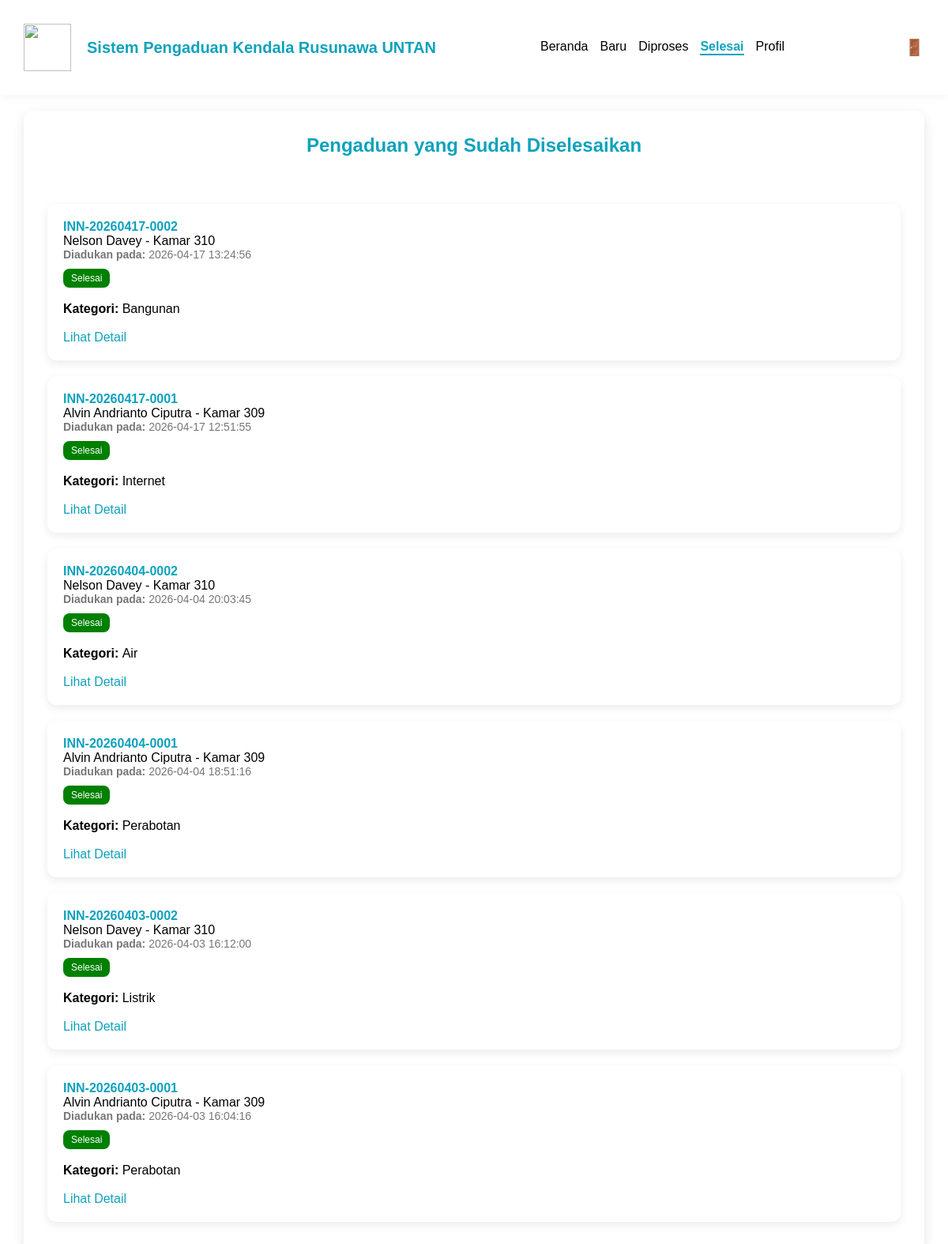
The app's page /teknisi/selesai.php (signed in) with its own data.
### tables this page shows
CREATE TABLE `pengaduan` (
  `id_pengaduan` int(11) NOT NULL,
  `nomor_tiket` varchar(30) NOT NULL,
  `id_penghuni` int(11) NOT NULL,
  `id_teknisi` int(11) DEFAULT NULL,
  `kategori` enum('Internet','Listrik','Air','Bangunan','Perabotan','Elektronik','Lainnya') DEFAULT NULL,
  `deskripsi` text NOT NULL,
  `status` enum('Menunggu','Diproses','Selesai') DEFAULT NULL,
  `bukti_foto` varchar(255) DEFAULT NULL,
  `bukti_penyelesaian` varchar(255) DEFAULT NULL,
  `created_at` datetime DEFAULT current_timestamp(),
  `updated_at` datetime DEFAULT NULL ON UPDATE current_timestamp(),
  `penanganan_dini` text DEFAULT NULL,
  `komentar_penyelesaian` text DEFAULT NULL
);

CREATE TABLE `penghuni` (
  `id_penghuni` int(11) NOT NULL,
  `nama_penghuni` varchar(100) NOT NULL,
  `email_student` varchar(50) NOT NULL,
  `password` varchar(255) DEFAULT NULL,
  `kamar` varchar(10) NOT NULL,
  `jenis_hunian` enum('Rusunawa Putri','Rusunawa Putra','Rusun INN') NOT NULL,
  `nomor_hp` varchar(15) NOT NULL,
  `created_at` datetime DEFAULT current_timestamp()
);

### teknisi/selesai.php (the view, shortened to what this page needs)
<?php
$page = 'selesai';
include '../config/koneksi.php';
include '../shared/navbar.php';
$id = $_SESSION['id'];
$departemen = $_SESSION['departemen_gedung'];
$status = 'Selesai';
$stmt = mysqli_prepare($koneksi, "
    SELECT p.*, ph.nama_penghuni, ph.kamar
    FROM pengaduan p
    JOIN penghuni ph ON p.id_penghuni = ph.id_penghuni
    WHERE p.status = ?
    AND p.id_teknisi = ?
    ORDER BY p.created_at DESC
");
mysqli_stmt_bind_param($stmt, "si", $status, $id);
mysqli_stmt_execute($stmt);
$query = mysqli_stmt_get_result($stmt);
?>
<!DOCTYPE html>
<html>
<head>
</head>
<body>
    <div class="konten">
        <h2 id="judul-h2">Pengaduan yang Sudah Diselesaikan</h2>
        <?php if (mysqli_num_rows($query) > 0): ?>
            <?php while ($row = mysqli_fetch_assoc($query)): ?>
                <div class="card-forum">
                    <div class="card-header">
                        <div class="ticket">
                            <?= $row['nomor_tiket'] ?>
                        </div>
                        <div>
                            <?= $row['nama_penghuni'] ?> - Kamar
                            <?= $row['kamar'] ?>
                        </div>
                        <div class="meta">
                            <strong>Diadukan pada: </strong>
                            <?= $row['created_at'] ?>
                        </div>
                    </div>
                    <div>
                        <?php
                        $status_class = '';
                        if ($row['status'] == 'Menunggu')
                            $status_class = 'menunggu';
                        elseif ($row['status'] == 'Diproses')
                            $status_class = 'diproses';
                        else
                            $status_class = 'selesai';
                        ?>
                        <span class="status <?= $status_class ?>">
                            <?= $row['status'] ?>
                        </span>
                    </div>
                    <br>
                    <span>
                        <strong>Kategori: </strong><?= $row['kategori'] ?>
                    </span><br><br>
                    <a href="../shared/detail_pengaduan.php?id=<?= $row['id_pengaduan']?>&page=<?= $page ?>">
                        Lihat Detail
                    </a>
                </div>
            <?php endwhile; ?>
        <?php else: ?>
            <p>Anda belum menyelesaikan pengaduan di <?= $departemen ?></p>
        <?php endif; ?>
    </div>
</body>
</html>

### assets/css/style.css (style rules this page uses)
body { margin: 0; font-family: Arial, sans-serif; }
.konten { background: white; margin: 20px 320px; padding: 30px; border-radius: 12px; box-shadow: 0 5px 15px rgba(0, 0, 0, 0.1); }
#judul-h2 { text-align: center; margin-top: 10px; margin-bottom: 60px; color: #0EA2BD; }
.card-forum { background: white; border-radius: 12px; padding: 20px; margin-bottom: 20px; box-shadow: 0 4px 12px rgba(0, 0, 0, 0.08); }
.card-header { margin-bottom: 10px; }
.ticket { font-weight: bold; color: #0EA2BD; }
.meta { font-size: 14px; color: #777; }
.status { display: inline-block; padding: 5px 10px; border-radius: 8px; font-size: 12px; color: white; }
.selesai { background: green; }
.konten a { color: #0EA2BD; text-decoration: none; }
@media (max-width: 1300px) { .konten { margin: 20px 30px; } }
@media (max-width: 1300px) { .konten { padding: 20px 30px; } }

### records on screen
pengaduan: nomor_tiket "INN-20260417-0002", id_penghuni.nama_penghuni "Nelson Davey", id_penghuni.kamar "310", created_at "2026-04-17 13:24:56", status "Selesai", kategori "Bangunan"
pengaduan: nomor_tiket "INN-20260417-0001", id_penghuni.nama_penghuni "Alvin Andrianto Ciputra", id_penghuni.kamar "309", created_at "2026-04-17 12:51:55", status "Selesai", kategori "Internet"
pengaduan: nomor_tiket "INN-20260404-0002", id_penghuni.nama_penghuni "Nelson Davey", id_penghuni.kamar "310", created_at "2026-04-04 20:03:45", status "Selesai", kategori "Air"
pengaduan: nomor_tiket "INN-20260404-0001", id_penghuni.nama_penghuni "Alvin Andrianto Ciputra", id_penghuni.kamar "309", created_at "2026-04-04 18:51:16", status "Selesai", kategori "Perabotan"
pengaduan: nomor_tiket "INN-20260403-0002", id_penghuni.nama_penghuni "Nelson Davey", id_penghuni.kamar "310", created_at "2026-04-03 16:12:00", status "Selesai", kategori "Listrik"
pengaduan: nomor_tiket "INN-20260403-0001", id_penghuni.nama_penghuni "Alvin Andrianto Ciputra", id_penghuni.kamar "309", created_at "2026-04-03 16:04:16", status "Selesai", kategori "Perabotan"
